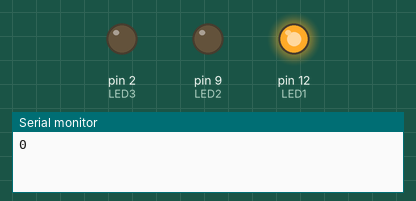
The sketch below on a simulated Arduino Uno, built with avr-gcc and run on an emulated ATmega328P. On the bench: output pins drawn as LEDs (lit = HIGH), the last lines printed to the serial monitor.

Above: at 0.5 s.
At 4.2 s:
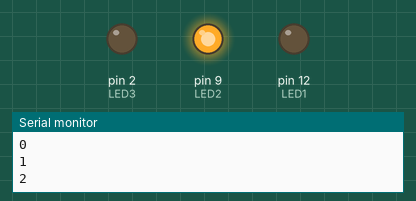
At 8.0 s:
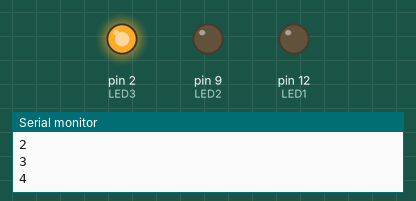
Timing chart, 0 to 11.1 s (numbered marks = the images above):
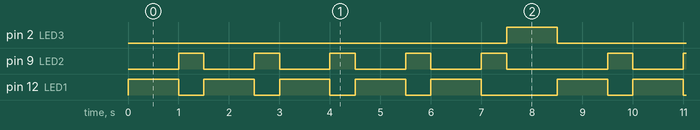

Measured:
- by itself, pin 2 (LED3): alternates HIGH for 1.0 s and LOW for 7.5 s
- by itself, pin 9 (LED2): repeats every 8.5 s: 4 × (LOW 1.0 s, HIGH 0.50 s), LOW 2.0 s, HIGH 0.50 s
- by itself, pin 12 (LED1): repeats every 8.5 s: 4 × (LOW 0.50 s, HIGH 1.0 s), LOW 1.5 s, HIGH 1.0 s

The sketch:

3_led_simple.ino
```cpp
// Same program as #2 but with fixed delay time

int LED1 = 12;
int LED2 = 9;
int LED3 = 2;
int waittime = 1000;
int waittime1 = 500;

void setup()
{
    // put your setup code here, to run once:
    Serial.begin(9600);
    pinMode(LED1, OUTPUT);
    pinMode(LED2, OUTPUT);
    pinMode(LED3, OUTPUT);
}

void loop()
{
    // put your main code here, to run repeatedly:
    for (int i = 0; i < 5; i++) {
        Serial.println(i);
        digitalWrite(LED1, HIGH);
        delay(waittime);
        digitalWrite(LED1, LOW);
        digitalWrite(LED2, HIGH);
        delay(waittime1);
        digitalWrite(LED2, LOW);
    }
    Serial.println();

    digitalWrite(LED3, HIGH);
    delay(waittime);
    digitalWrite(LED3, LOW);
}
```
